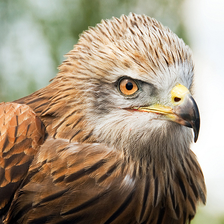
#> input picture _internal/EnhanceNet/input/eagle.png, 224 x 224 px; its folder holds only this picture in this run
$ python -i clahe.py   (imports and definitions only)
#> lines starting #> are read from the running program, lines starting #| are printed output that depends on the picture
#> further down, picture is the input picture: shape (224, 224, 3); mean B, G, R 124.8, 145.8, 160.7
# Usage: py clahe.py

import cv2
import os
import sys
from os import path
from pathlib import Path, PureWindowsPath
import fnmatch


def clahe(img):
    img_yuv = cv2.cvtColor(img, cv2.COLOR_BGR2YUV)
#> img_yuv: shape (224, 224, 3); mean of channels 0, 1, 2 147.9, 116.7, 139.3
    clahe = cv2.createCLAHE(clipLimit=2.0, tileGridSize=(2,2))
    img_yuv[:,:,0] = clahe.apply(img_yuv[:,:,0])
#> img_yuv: shape (224, 224, 3); mean of channels 0, 1, 2 139.1, 116.7, 139.3
    nimg = cv2.cvtColor(img_yuv, cv2.COLOR_YUV2BGR)
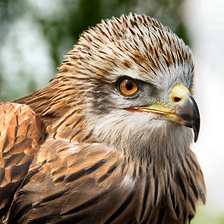
#> nimg: shape (224, 224, 3); mean B, G, R 116.3, 137, 151.8
    return nimg


# [1 line that did not run here, left out]
# [1 line that did not run here, left out]

# [1 line that did not run here, left out]
# [1 line that did not run here, left out]

#Count how many files in the directory
# [1 line that did not run here, left out]

#Show some stats
# [1 line not run here, left out]

#Setup the output directory
# [1 line that did not run here, left out]

#Make sure the path exists and if not, create it.
# [7 lines not run here, left out]

Iter = 0

# [17 lines not run here, left out]

>>> import cv2
>>> picture = cv2.imread('../EnhanceNet/input/eagle.png')
>>> result = clahe(picture)
